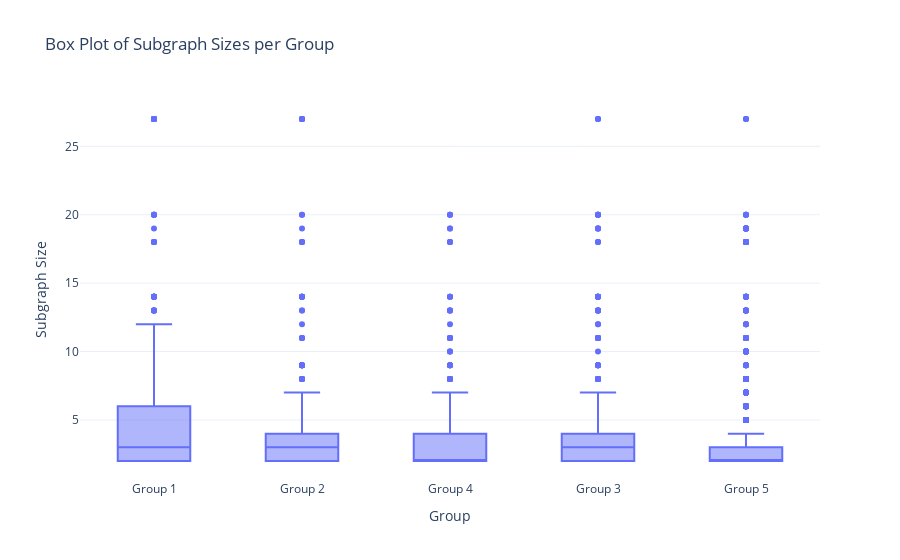

The notebook cell this image was saved under:
### Code cell
import plotly.express as px

# Define group sizes
# Define group sizes
group_sizes = [768, 768, 768 * 2, 768 * 4]

# Create a new column for group assignment based on node_id
# Fix: Use cumulative sums for proper binning
group_boundaries = [0] + list(np.cumsum(group_sizes)) + [graph_data["node_id"].max()]
graph_data["group"] = pd.cut(
    graph_data["node_id"],
    bins=group_boundaries,
    labels=[f"Group {i + 1}" for i in range(len(group_sizes) + 1)],
    right=False,
)

# Filter for subgraphs of size >= 2
filtered_graph_data = graph_data[
    (graph_data["subgraph_size"] >= 2) & (graph_data["subgraph_size"] != 192)
]

# Create box plot
fig_box = px.box(
    filtered_graph_data,
    x="group",
    y="subgraph_size",
    labels={"group": "Group", "subgraph_size": "Subgraph Size"},
    title="Box Plot of Subgraph Sizes per Group",
)

# Update layout for better readability
fig_box.update_layout(
    showlegend=False,
    template="plotly_white",
)

fig_box.show()

### Figure 1 — Plotly figure (JSON) as saved in the notebook; plotly's stock layout.template omitted (floating-point values rounded to 4 significant figures; data arrays with more than 128 entries replaced by an {"elided": "..."} marker saying what was removed)
{"data": [{"alignmentgroup": "True", "hovertemplate": "Group=%{x}<br>Subgraph Size=%{y}<extra></extra>", "legendgroup": "", "marker": {"color": "#636efa"}, "name": "", "notched": false, "offsetgroup": "", "orientation": "v", "showlegend": false, "type": "box", "x": {"elided": "4281 str values"}, "x0": " ", "xaxis": "x", "y": {"elided": "4281 int values"}, "y0": " ", "yaxis": "y"}], "layout": {"boxmode": "group", "legend": {"tracegroupgap": 0}, "showlegend": false, "title": {"text": "Box Plot of Subgraph Sizes per Group"}, "xaxis": {"anchor": "y", "domain": [0, 1], "title": {"text": "Group"}}, "yaxis": {"anchor": "x", "domain": [0, 1], "title": {"text": "Subgraph Size"}}}}
